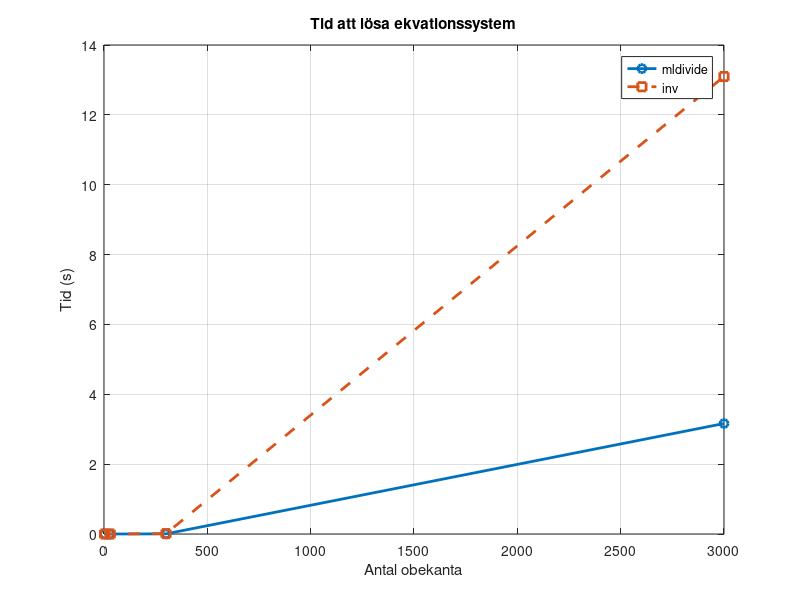
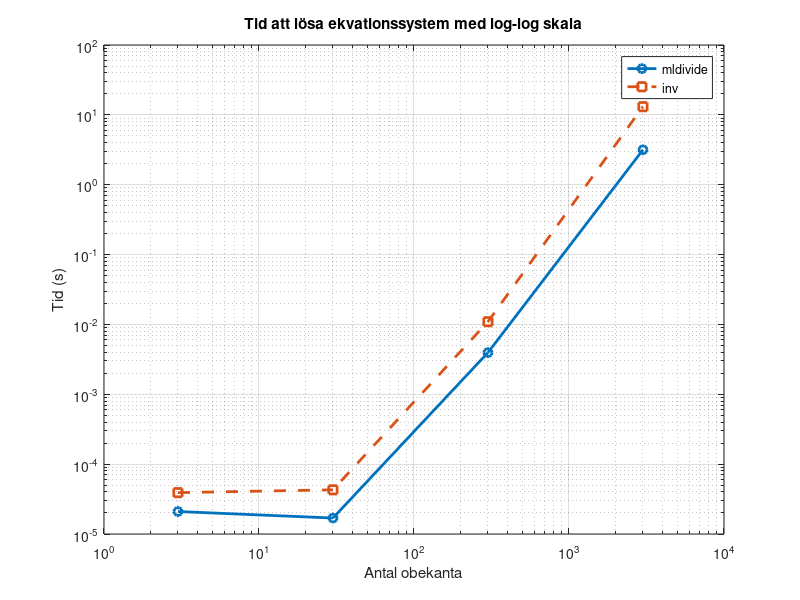

MATLAB code to generate these figures, in order:
%--------------------------------------------------------------------------
% IX1303-VT2023: PROJEKTUPPGIFT 1, Linjära ekvationssystem av Seema Bashir
%
% Detta är en template.
% Ni ska fylla i koden som efterfrågas och svara på frågorna.
% Notera att alla svar på frågor måste skrivas på raden som börjar med "%".
%--------------------------------------------------------------------------

clearvars, clc

% List över antalet frihetsgrader (värden på n) som ska studeras.
% Här har vi alltså fyra olika fall som ska studeras, först n=1, sen n=30,
% sen n=300 och till sist n=3000.
nList = [3, 30, 300, 3000];

% Loop över de olika frihetsgraderna.
% Loopen innebär att koden mellan "for" och "end" kommer att köras 4 gånger
% (eftersom length(nList)=4), först med i=1, sen i=2, i=3 och i=4.
for i=1:length(nList)

  % Här skapar vi en variabel n. Värdet på n är 3 först gången vi går
  % igenom loopen, sen 30, 300 och 3000.
  n=nList(i);

  %----- SKRIV KOD: Skapa nxn matrisen A -----
  I = eye(n); % Detta är en Identitsmatris som är n x m 
  R = rand(n); % Detta är en slumpmässigt matris som har storlek n x m 

  % Sätter initila gränser för den binära sökningen
  lowerBound = 0;
  upperBound = 1;
  tolerance = 1e-6; % Detta motsvarar tolerence för konvergence

  while (upperBound - lowerBound) > tolerance
    k = (lowerBound + upperBound) / 2; % Beräknar mittpunkten av gränserna
    C = k * R; % Beräknar matrisen k med aktuella värdet på k 
    colSum = sum(C, 1); % Beräknar summar av kolumnerna i matrisen C
    if any(colSum >= 1)
        upperBound = k; % Justerar övre gränsen 
    else
        lowerBound = k; % Justerar lägre gränsen 
    end
  end

      disp("Max colsum: " + max(sum(C, 1))); % Beräknar maximala kolumnsumma
      k = k * 0.5; % Minskar k med en faktor 2 
      C = k * R; % Uppdaterar C
      A = I - C;  % skapar slutliga matrisen 
      
      %Test%
      %disp("colSum = " + colSum);
      disp("Final k = " + k);
      detA = det(A);  % Determinanten av matrisen A beräknas 
      disp("det(A) = " + detA); % De förväntade resultat är att det(A) inte är lika med noll, efterson A förväntas att vara invertible
      

  % Fråga: 
  %   Här är A=I-C, där C=kR och R är en matris med slumptal
  %   mellan 0 och 1. För vilka värden på k är kolumnsumman
  %   alltid (för alla möjliga slumptal) mindre är 1?
  % Svar: 
  % Matrisen R består av slumpmässiga tal mellan 0 och 1, därför kommer
  % kolumnsummorna för varje kolumn i R vara begränsade till intervallet
  % mellan 0 och 1. För att säkerställa att kolumnsumman i matrisen C är 
  % alltid är mindre än 1, måste värdet på k väljs att vara större än 0
  % och mindre än 1. Med andra ord det gäller att 0 <k <1.

  %----- SKRIV KOD:Skapa kolumn-vektorn b -----
  b = rand(n,1);  % vektorns storlek representeras av n , det vill säga n x 1
                  % En vektor med tal mellan 0 och 1 är "b = 0 + (1-0) * rand(3,1)" 

  %----- SKRIV KOD: Lös ekvationssystemet med mldivide -----
  tic;      % tiden startas
  x = A\b;  % detta löser ekvationssytemet
  T_mldivide(i) = toc; % tiden sparas som det tog att lösa ekvationen
  
  %----- SKRIV KOD: Lös ekvationssystemet med inv -----
  tic;            % tiden startas 
  x = inv(A) * b; % detta löser ekvationssystemet
  T_inv(i) = toc; % tiden sparas som det tog att lösa ekvationen 

  
  %----- SKRIV KOD: Jämför lösningarna från mldivide och inv -----
  diff = norm((A\b) - (inv(A) * b)); % skillnade beräknas mellan lösningarna

end

%----- SKRIV KOD: Rita första figuren -----
% skapa den första grafen
figure
plot(nList, T_mldivide, 'o-', 'LineWidth', 2)
hold on
plot(nList, T_inv, 's--', 'LineWidth', 2)
xlabel('Antal obekanta')
ylabel('Tid (s)')
legend('mldivide', 'inv')
title('Tid att lösa ekvationssystem')
grid on
%----- SKRIV KOD: Rita andra figuren -----
% skapa den andra grafen med log-log skala
figure
loglog(nList, T_mldivide, 'o-', 'LineWidth', 2)
hold on
loglog(nList, T_inv, 's--', 'LineWidth', 2)
xlabel('Antal obekanta')
ylabel('Tid (s)')
legend('mldivide', 'inv')
title('Tid att lösa ekvationssystem med log-log skala')
grid on

% sätt x- och y-axlarna till log-skala
set(gca,'xscale','log')
set(gca,'yscale','log')



% Frågor:
% 1. Antag att du ska lösa ett problem med tre obekanta en eller ett par gånger. Hur väljer du metod? Är det viktigt att välja rätt metod?

% SVAR: Vid en situation där antalet obekanta i problemet är begränsat, till
% exempel tre, finns det möglihet att välja mellan två olika metoder för
% att lösa det. Nämligen inverteringsetoden och mldivide-operatorn. Därmed
% kan man völja den som ger en mer exakt lösning. Å andra sidan om behovet
% endast innefattar att lösa problemet en eller ett par gånger, kan vilken
% metod användas utan att ha en betydande påverkan på resultatet.

% 2. Antag att du ska lösa ett problem med tre obekanta 10 000 gånger. Hur väljer du metod? Är det viktigt att välja rätt metod?

% SVAR: Vid upprepade lösningar av ett problem med tre obekanta,
% som behöver utföras 10 000 gånger, blir det viktigt att välja den mest 
% effektiva metoden för att spara tid. I detta scenario är det troligtvis
% fördelaktigt att använda inverteringsmetoden,baserat på resultaten som
% visar att den tenderar att vara snabbare än mldivide-metoden vid situationer
% med färre obekanta. Genom att välja inverteringsmetoden kan man förvänta 
% sig en snabbare lösning och därigenom optimera tiden. 

% 3. Antag att du ska lösa ett problem med 3000 obekanta en eller ett par gånger. Hur väljer du metod? Är det viktigt att välja rätt metod?

% SVAR: I denna situation är det av största vikt att välja den metod som
% kan ge de mest exakta och pålitliga resultaten. 
% Det är betydelsefullt att noggrant överväga vilken metod som är mest
% lämplig eftersom olika metoder kan erbjuda olika nivåer av noggrannhet
% och stabilitet, vilket är beroende av egenskaperna hos det specifika problemet.
% Med tanke på dessa faktorer kan det vara fördelaktigt att välja mldivide-metoden 
% som ett alternativ. En anledning till detta är att mldivide-metoden tenderar
% att vara snabbare än inverteringsmetoden när det gäller problem med ett 
% stort antal obekanta. Genom att välja mldivide-metoden kan man således 
% uppnå både önskad exakthet och tidsmässig effektivitet i processen.

% 4. Kör om alla räkningar tre gånger. Varför får du olika resultat varje gång du kör programmet?

% SVAR: Eftersom R-matrisen genereras slumpmässigt kommer den att variera 
% mellan olika körningar. Detta leder till variationer i matriserna A 
% och vektorn b, som också genereras av slumpmässiga tal vid varje körning. 
% Dessa variationer kommer att påverka både lösningarna och beräkningstiderna.

% 5. Hur stor är den relativa skillnaden i beräkningstid mellan de två metoderna för 3000 obekanta?

% SVAR: För att beräkna den relativa skillnaden i beräkningstid mellan
% mldivide och inv för 3000 obekanta kan vi använda kvoten mellan tiderna 
% för mldivide och inv. 
% Vi kan beräkna detta som:

rel_diff = T_mldivide(4)/T_inv(4) - 1;  % får relativa skillnaden i procent
disp(rel_diff);

% För att illustrera den relativa skillnaden i beräkningstid mellan mldivide 
% och inv för 3000 obekanta kan vi använda värdet "4" som representerar
% det sista värdet i listan "nList". Det är viktigt att notera att den faktiska 
% relativa skillnaden i beräkningstid kan variera från körning till körning 
% på grund av slumpmässiga variationer. 
% Det innebär att resultaten kan vara olika varje gång programmet 
% körs på grund av faktorer utanför vår kontroll.


% Egen notering : 
% Mldivide-operatorn () är en kraftfull inbyggd funktion i MATLAB 
% som används för att lösa ekvationssystem. Den använder sig av 
% LU-faktorisering eller QR-faktorisering för att effektivt och noggrant 
% lösa systemet. Genom att tillhandahålla en matris och en vektor kan
% mldivide-operatorn automatiskt beräkna lösningen utan att behöva 
% explicita inverteringar eller andra komplicerade operationer.
% Detta gör den till en användbar och tidsbesparande funktion 
% inom MATLAB-miljön.


